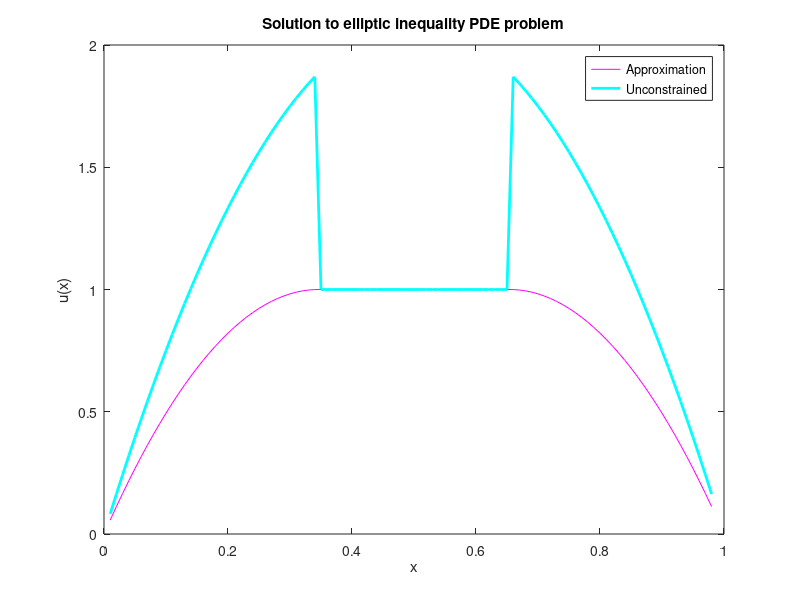

Reproduce this figure in MATLAB. (Note: this script raises an error after producing the figure.)
% Reads in data
format long;
value = csvread('EllipticIneqPlot.csv');

nodes = value(1,1:end-1);  % x values
approx = value(2, 1:end-1); % u approximation
exact = value(3, 1:end-1); % exact u values

% Create plot
figure(1);
plot(nodes,approx,'m',nodes,exact, 'c', 'LineWidth',2);
xlabel('x'); ylabel('u(x)'); legend('Approximation','Unconstrained');
title('Solution to elliptic inequality PDE problem'); 
ax = gca; ax.FontSize = 14; axis tight;
